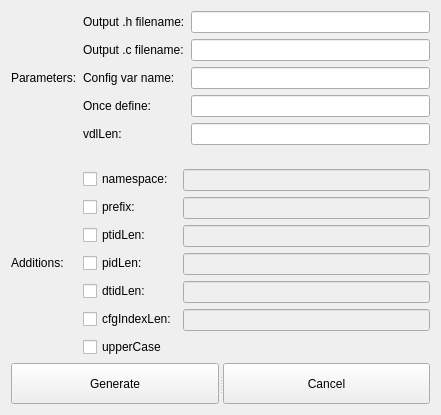
<?xml version="1.0" encoding="UTF-8"?>
<ui version="4.0">
 <class>PBCS::GenerateWindow</class>
 <widget class="QWidget" name="PBCS::GenerateWindow">
  <property name="geometry">
   <rect>
    <x>0</x>
    <y>0</y>
    <width>441</width>
    <height>415</height>
   </rect>
  </property>
  <property name="windowTitle">
   <string>GenerateWindow</string>
  </property>
  <layout class="QVBoxLayout" name="verticalLayout">
   <item>
    <layout class="QGridLayout" name="gridLayout_2">
     <item row="0" column="0">
      <widget class="QLabel" name="label_6">
       <property name="text">
        <string>Parameters:</string>
       </property>
      </widget>
     </item>
     <item row="0" column="1">
      <layout class="QGridLayout" name="gridLayout">
       <item row="1" column="1">
        <widget class="QLineEdit" name="cFileText"/>
       </item>
       <item row="4" column="1">
        <widget class="QLineEdit" name="vdlLenText"/>
       </item>
       <item row="3" column="0">
        <widget class="QLabel" name="label_4">
         <property name="text">
          <string>Once define:</string>
         </property>
        </widget>
       </item>
       <item row="1" column="0">
        <widget class="QLabel" name="label">
         <property name="text">
          <string>Output .c filename:</string>
         </property>
        </widget>
       </item>
       <item row="4" column="0">
        <widget class="QLabel" name="label_5">
         <property name="text">
          <string>vdlLen:</string>
         </property>
        </widget>
       </item>
       <item row="0" column="1">
        <widget class="QLineEdit" name="hFileText"/>
       </item>
       <item row="2" column="1">
        <widget class="QLineEdit" name="configVarText"/>
       </item>
       <item row="3" column="1">
        <widget class="QLineEdit" name="onceDefineText">
         <property name="readOnly">
          <bool>false</bool>
         </property>
        </widget>
       </item>
       <item row="0" column="0">
        <widget class="QLabel" name="label_2">
         <property name="text">
          <string>Output .h filename:</string>
         </property>
        </widget>
       </item>
       <item row="2" column="0">
        <widget class="QLabel" name="label_3">
         <property name="text">
          <string>Config var name:</string>
         </property>
        </widget>
       </item>
      </layout>
     </item>
     <item row="1" column="1">
      <spacer name="verticalSpacer">
       <property name="orientation">
        <enum>Qt::Vertical</enum>
       </property>
       <property name="sizeType">
        <enum>QSizePolicy::Fixed</enum>
       </property>
       <property name="sizeHint" stdset="0">
        <size>
         <width>20</width>
         <height>18</height>
        </size>
       </property>
      </spacer>
     </item>
     <item row="2" column="0">
      <widget class="QLabel" name="label_7">
       <property name="text">
        <string>Additions:</string>
       </property>
      </widget>
     </item>
     <item row="2" column="1">
      <layout class="QFormLayout" name="formLayout">
       <item row="0" column="1">
        <widget class="QLineEdit" name="namespaceText">
         <property name="enabled">
          <bool>false</bool>
         </property>
         <property name="readOnly">
          <bool>false</bool>
         </property>
         <property name="clearButtonEnabled">
          <bool>false</bool>
         </property>
        </widget>
       </item>
       <item row="1" column="0">
        <widget class="QCheckBox" name="prefixCB">
         <property name="text">
          <string>prefix:</string>
         </property>
        </widget>
       </item>
       <item row="1" column="1">
        <widget class="QLineEdit" name="prefixText">
         <property name="enabled">
          <bool>false</bool>
         </property>
         <property name="readOnly">
          <bool>false</bool>
         </property>
        </widget>
       </item>
       <item row="2" column="0">
        <widget class="QCheckBox" name="ptidLenCB">
         <property name="text">
          <string>ptidLen:</string>
         </property>
        </widget>
       </item>
       <item row="2" column="1">
        <widget class="QLineEdit" name="ptidLenText">
         <property name="enabled">
          <bool>false</bool>
         </property>
         <property name="readOnly">
          <bool>false</bool>
         </property>
        </widget>
       </item>
       <item row="3" column="0">
        <widget class="QCheckBox" name="pidLenCB">
         <property name="text">
          <string>pidLen:</string>
         </property>
        </widget>
       </item>
       <item row="3" column="1">
        <widget class="QLineEdit" name="pidLenText">
         <property name="enabled">
          <bool>false</bool>
         </property>
         <property name="readOnly">
          <bool>false</bool>
         </property>
        </widget>
       </item>
       <item row="4" column="0">
        <widget class="QCheckBox" name="dtidLenCB">
         <property name="text">
          <string>dtidLen:</string>
         </property>
        </widget>
       </item>
       <item row="4" column="1">
        <widget class="QLineEdit" name="dtidLenText">
         <property name="enabled">
          <bool>false</bool>
         </property>
         <property name="readOnly">
          <bool>false</bool>
         </property>
        </widget>
       </item>
       <item row="5" column="0">
        <widget class="QCheckBox" name="cfgIndexLenCB">
         <property name="text">
          <string>cfgIndexLen:</string>
         </property>
        </widget>
       </item>
       <item row="5" column="1">
        <widget class="QLineEdit" name="cfgIndexLenText">
         <property name="enabled">
          <bool>false</bool>
         </property>
         <property name="readOnly">
          <bool>false</bool>
         </property>
        </widget>
       </item>
       <item row="6" column="0">
        <widget class="QCheckBox" name="upperCaseCB">
         <property name="text">
          <string>upperCase</string>
         </property>
        </widget>
       </item>
       <item row="0" column="0">
        <widget class="QCheckBox" name="namespaceCB">
         <property name="text">
          <string>namespace:</string>
         </property>
        </widget>
       </item>
      </layout>
     </item>
    </layout>
   </item>
   <item>
    <widget class="QSplitter" name="splitter">
     <property name="orientation">
      <enum>Qt::Horizontal</enum>
     </property>
     <widget class="QPushButton" name="genButton">
      <property name="sizePolicy">
       <sizepolicy hsizetype="Fixed" vsizetype="Fixed">
        <horstretch>0</horstretch>
        <verstretch>0</verstretch>
       </sizepolicy>
      </property>
      <property name="text">
       <string>Generate</string>
      </property>
     </widget>
     <widget class="QPushButton" name="cancelButton">
      <property name="sizePolicy">
       <sizepolicy hsizetype="Fixed" vsizetype="Fixed">
        <horstretch>0</horstretch>
        <verstretch>0</verstretch>
       </sizepolicy>
      </property>
      <property name="text">
       <string>Cancel</string>
      </property>
     </widget>
    </widget>
   </item>
  </layout>
 </widget>
 <tabstops>
  <tabstop>hFileText</tabstop>
  <tabstop>cFileText</tabstop>
  <tabstop>configVarText</tabstop>
  <tabstop>onceDefineText</tabstop>
  <tabstop>vdlLenText</tabstop>
  <tabstop>namespaceCB</tabstop>
  <tabstop>namespaceText</tabstop>
  <tabstop>prefixCB</tabstop>
  <tabstop>prefixText</tabstop>
  <tabstop>ptidLenCB</tabstop>
  <tabstop>ptidLenText</tabstop>
  <tabstop>pidLenCB</tabstop>
  <tabstop>pidLenText</tabstop>
  <tabstop>dtidLenCB</tabstop>
  <tabstop>dtidLenText</tabstop>
  <tabstop>cfgIndexLenCB</tabstop>
  <tabstop>cfgIndexLenText</tabstop>
  <tabstop>upperCaseCB</tabstop>
  <tabstop>genButton</tabstop>
  <tabstop>cancelButton</tabstop>
 </tabstops>
 <resources/>
 <connections/>
</ui>
